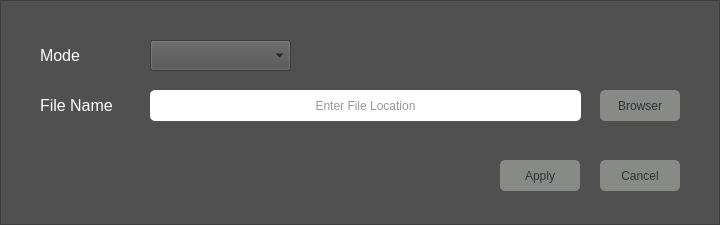
<?xml version="1.0" encoding="UTF-8"?>
<ui version="4.0">
 <class>settingswindow</class>
 <widget class="QDialog" name="settingswindow">
  <property name="geometry">
   <rect>
    <x>0</x>
    <y>0</y>
    <width>720</width>
    <height>225</height>
   </rect>
  </property>
  <property name="windowTitle">
   <string>Wallpaper Manager</string>
  </property>
  <widget class="QFrame" name="frame">
   <property name="geometry">
    <rect>
     <x>0</x>
     <y>0</y>
     <width>720</width>
     <height>225</height>
    </rect>
   </property>
   <property name="styleSheet">
    <string notr="true">background-color: rgb(80, 80, 80);</string>
   </property>
   <property name="frameShape">
    <enum>QFrame::StyledPanel</enum>
   </property>
   <property name="frameShadow">
    <enum>QFrame::Raised</enum>
   </property>
   <widget class="QLineEdit" name="filePath">
    <property name="enabled">
     <bool>true</bool>
    </property>
    <property name="geometry">
     <rect>
      <x>150</x>
      <y>90</y>
      <width>431</width>
      <height>31</height>
     </rect>
    </property>
    <property name="styleSheet">
     <string notr="true">background-color: rgb(255, 255, 255);
border-radius: 5px;
color: rgb(46, 52, 54);</string>
    </property>
    <property name="alignment">
     <set>Qt::AlignCenter</set>
    </property>
    <property name="placeholderText">
     <string>Enter File Location</string>
    </property>
   </widget>
   <widget class="QLabel" name="label_2">
    <property name="geometry">
     <rect>
      <x>40</x>
      <y>90</y>
      <width>81</width>
      <height>31</height>
     </rect>
    </property>
    <property name="font">
     <font>
      <pointsize>12</pointsize>
     </font>
    </property>
    <property name="styleSheet">
     <string notr="true">color: white;</string>
    </property>
    <property name="text">
     <string>File Name</string>
    </property>
   </widget>
   <widget class="QPushButton" name="browse">
    <property name="geometry">
     <rect>
      <x>600</x>
      <y>90</y>
      <width>80</width>
      <height>31</height>
     </rect>
    </property>
    <property name="styleSheet">
     <string notr="true">background-color: rgb(136, 138, 133);
border-radius: 5px;
color:rgb(46, 52, 54);</string>
    </property>
    <property name="text">
     <string>Browser</string>
    </property>
   </widget>
   <widget class="QComboBox" name="mode">
    <property name="geometry">
     <rect>
      <x>150</x>
      <y>40</y>
      <width>141</width>
      <height>31</height>
     </rect>
    </property>
    <property name="currentText">
     <string/>
    </property>
    <property name="currentIndex">
     <number>-1</number>
    </property>
   </widget>
   <widget class="QLabel" name="label_3">
    <property name="geometry">
     <rect>
      <x>40</x>
      <y>40</y>
      <width>81</width>
      <height>31</height>
     </rect>
    </property>
    <property name="font">
     <font>
      <pointsize>12</pointsize>
     </font>
    </property>
    <property name="styleSheet">
     <string notr="true">color: white;</string>
    </property>
    <property name="text">
     <string>Mode</string>
    </property>
   </widget>
   <widget class="QPushButton" name="apply">
    <property name="geometry">
     <rect>
      <x>500</x>
      <y>160</y>
      <width>80</width>
      <height>31</height>
     </rect>
    </property>
    <property name="styleSheet">
     <string notr="true">background-color: rgb(136, 138, 133);
border-radius: 5px;
color:rgb(46, 52, 54);</string>
    </property>
    <property name="text">
     <string>Apply</string>
    </property>
   </widget>
   <widget class="QPushButton" name="cancel">
    <property name="geometry">
     <rect>
      <x>600</x>
      <y>160</y>
      <width>80</width>
      <height>31</height>
     </rect>
    </property>
    <property name="styleSheet">
     <string notr="true">background-color: rgb(136, 138, 133);
border-radius: 5px;
color:rgb(46, 52, 54);</string>
    </property>
    <property name="text">
     <string>Cancel</string>
    </property>
   </widget>
  </widget>
 </widget>
 <resources/>
 <connections/>
</ui>
